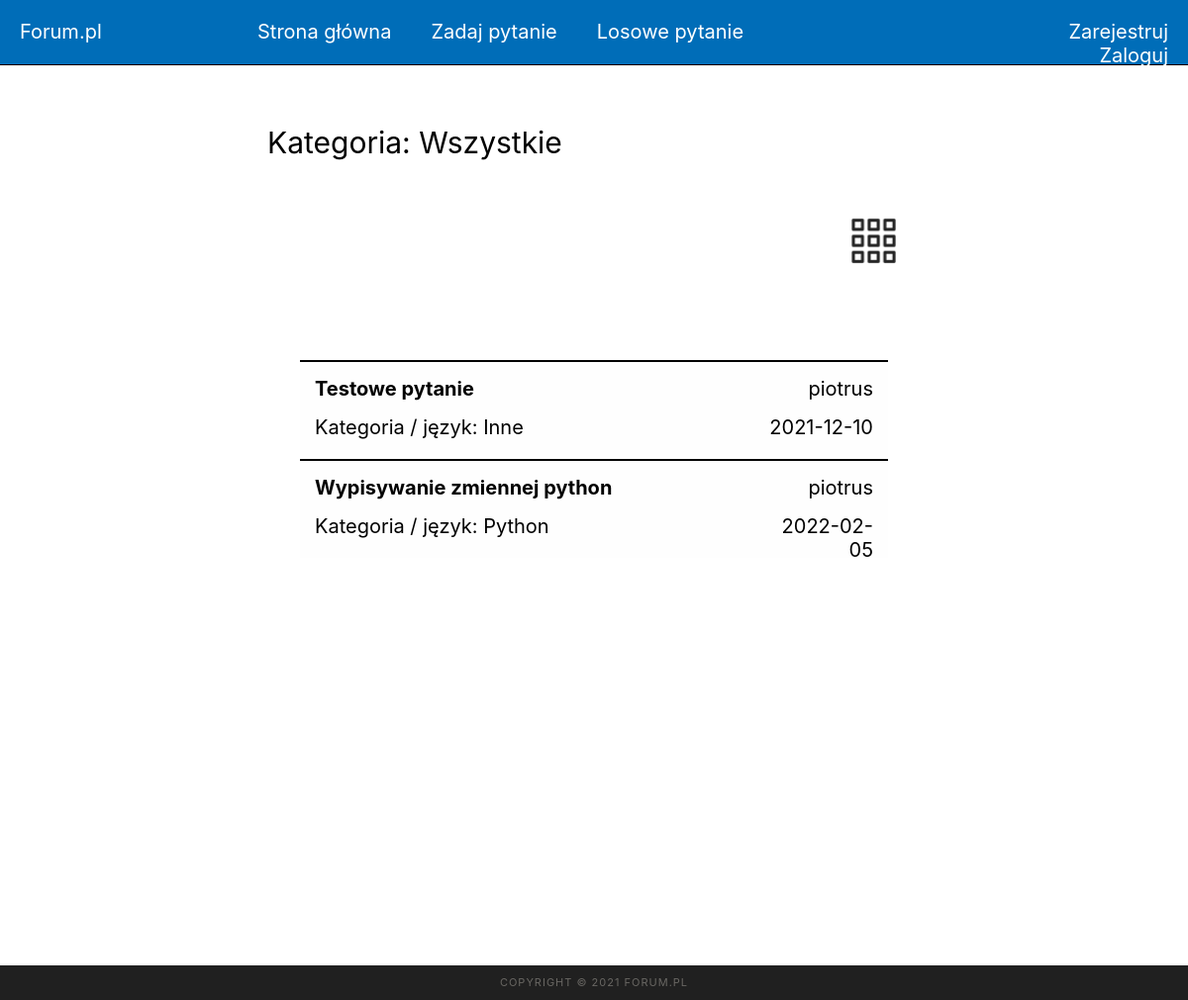
Screenshot of /categories/all.php with the database file from the repository.
### tables this page shows
CREATE TABLE `pytania` (
  `idPytania` int(11) NOT NULL,
  `idUzytkownika` int(11) NOT NULL,
  `tytul` varchar(100) NOT NULL,
  `tresc` varchar(500) NOT NULL,
  `kategoria` varchar(100) NOT NULL,
  `data` varchar(20) NOT NULL
);

CREATE TABLE `uzytkownicy` (
  `idUzytkownika` int(11) NOT NULL,
  `login` varchar(50) NOT NULL,
  `haslo` varchar(300) NOT NULL,
  `email` varchar(100) NOT NULL
);

### categories/all.php (the view, shortened to what this page needs)
<!DOCTYPE html>
<html lang="en">
<head>
    <link rel="stylesheet" href="../style.css">
    <link rel="stylesheet" href="category.css">
</head>
<body>
    <header>
        <section id="search">
            Forum.pl
        </section>
        <section id="login">
            <?php
                if (isset($_SESSION['loginIn'])){
                    echo "
                        <a class='loginOption' href='logout.php'>Wyloguj</a>
                        <a class='loginOption' href='../user.php'>{$_SESSION['userLogin']}</a>
                    ";
                }
                else{
                    echo "
                        <a class='loginOption' href='../register.php'>Zarejestruj</a>
                        <a class='loginOption' href='../login.php'>Zaloguj</a>
                    ";
                }
            ?>
        </section>
        <nav>
            <a class="option" href="../index.php">Strona główna</a>
            <a class="option" href="../questionAdd.php">Zadaj pytanie</a>
            <a class="option" href="../questionRandom.php">Losowe pytanie</a>
        </nav>
    </header>
    <article>
        <div style="font-size: 30px; width:700px; float:left; height:100px"><p>Kategoria: Wszystkie</p></div>
        <div style="font-size: 30px; width:200px; padding: 15px;float:right; height:70px"><img style="float:right;"width="65px" src="../img/another.png"></div>
        <br><br><br><br><br><br><br>
        <?php
            include("../connect.php");
            $query = mysqli_query($connect, "SELECT idPytania, login, tytul, tresc, kategoria, data FROM pytania INNER JOIN uzytkownicy ON pytania.idUzytkownika = uzytkownicy.idUzytkownika;");
            $result = mysqli_fetch_all($query, MYSQLI_ASSOC);
            foreach($result as $r){
                echo "
                <div class='question'>
                    <div id='questionTitle'>
                        <strong><a style='color: black;' href='../question.php?id={$r['idPytania']}'>".ucfirst($r['tytul'])."</a></strong>
                    </div>
                    <div id='questionAuthor'>
                        {$r['login']}
                    </div>
                    <div id='questionCategory'>
                        Kategoria / język: {$r['kategoria']}
                    </div>
                    <div id='questionRate'>
                        {$r['data']}
                    </div>
                </div>
                ";
            }
        ?>
    </article>
    <footer></footer>
</body>
</html>

### style.css (style rules this page uses)
body { margin: 0; padding: 0; text-align: center; font-family: Inter,sans-serif; font-size: 20px; background-color: #ffffff; }
a { text-decoration: none; color: white; }
header { background-color: #006db8; color: white; width: 100%; height: 65px; border-bottom: 1px solid #000000; }
nav { width: 60%; height: 100%; margin-left: auto; margin-right: auto; padding-top: 20px; box-sizing: border-box; }
#login { width: 20%; height: 100%; padding-top: 20px; box-sizing: border-box; float: right; }
#search { width: 20%; height: 100%; text-align: left; padding-top: 20px; padding-left: 20px; box-sizing: border-box; float: left; }
.loginOption { margin-left: 20px; margin-right: 20px; float: right; }
article { font-size: 20px; padding: 30px; text-align: left; background-color: white; padding-top: 20px; box-sizing: border-box; width: 60%; min-height: 900px; margin-left: auto; margin-right: auto; margin-top: 10px; }
footer { background-color: #202020; color: #696763; font-size: 11px; width: 100%; height: 35px; clear: both; text-align: center; line-height: 35px; letter-spacing: 1px; box-sizing: border-box; }
footer::before { content: "COPYRIGHT © 2021 FORUM.PL"; }
.option { margin-left: 20px; margin-right: 20px; float: left; }

### categories/category.css (style rules this page uses)
.question { background-color: #fefefe; margin-left: auto; margin-right: auto; width: 90%; height: 100px; padding: 15px; box-sizing: border-box; border-top: 2px solid black; }
#questionTitle { text-align: left; width: 80%; float: left; }
#questionAuthor { text-align: right; width: 20%; float: right; }
#questionCategory { text-align: left; float: left; margin-top: 15px; }
#questionRate { text-align: right; width: 20%; margin-top: 15px; float: right; }

### rows the page displays
pytania: tytul "Testowe pytanie", idUzytkownika.login "piotrus", kategoria "Inne", data "2021-12-10"
pytania: tytul "Wypisywanie zmiennej python", idUzytkownika.login "piotrus", kategoria "Python", data "2022-02-05"
